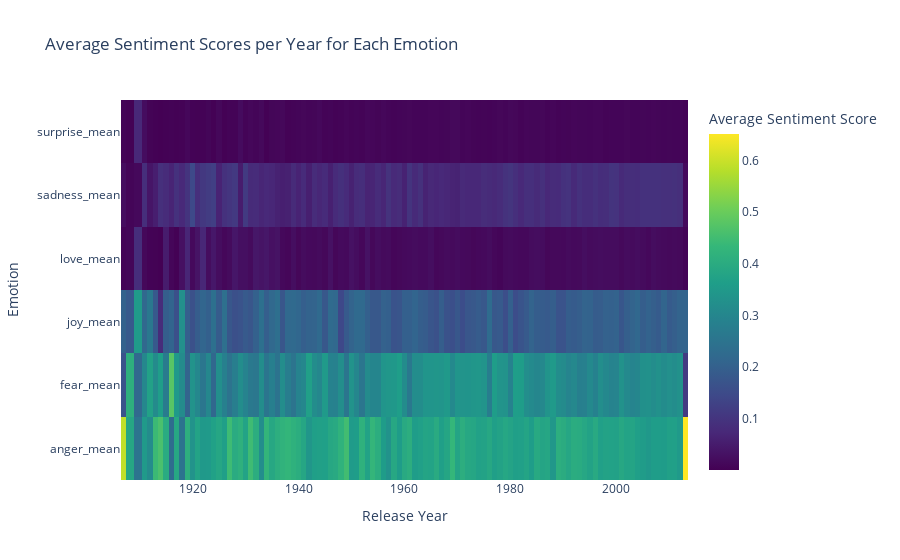

The cell this chart's notebook holds for it:
### Code cell
import plotly.graph_objects as go

# Group by 'Release date' and 'Emotion' and calculate the average of the mean score
heatmap_df = melted_df.groupby(['Emotion', 'Release date'])['Mean Score'].mean().reset_index()

# Pivot the dataframe to create a matrix for the heatmap
heatmap_matrix = heatmap_df.pivot(index='Emotion', columns='Release date', values='Mean Score')

# Create the heatmap
fig = go.Figure(data=go.Heatmap(
    z=heatmap_matrix.values,
    x=heatmap_matrix.columns,
    colorscale= 'Viridis',
    y=heatmap_matrix.index,
    colorbar_title='Average Sentiment Score'
))

# Update the layout
fig.update_layout(
    title='Average Sentiment Scores per Year for Each Emotion',
    xaxis_title='Release Year',
    yaxis_title='Emotion'
)

# Display the heatmap
fig.show()
fig.write_html("data/time_heatmap.html")

### Figure 1 — Plotly figure (JSON) as saved in the notebook; plotly's stock layout.template omitted (floating-point values rounded to 4 significant figures; data arrays with more than 128 entries replaced by an {"elided": "..."} marker saying what was removed)
{"data": [{"colorbar": {"title": {"text": "Average Sentiment Score"}}, "colorscale": [[0, "#440154"], [0.1111, "#482878"], [0.2222, "#3e4989"], [0.3333, "#31688e"], [0.4444, "#26828e"], [0.5556, "#1f9e89"], [0.6667, "#35b779"], [0.7778, "#6ece58"], [0.8889, "#b5de2b"], [1, "#fde725"]], "type": "heatmap", "x": ["1907-01-01T00:00:00", "1908-01-01T00:00:00", "1910-01-01T00:00:00", "1911-01-01T00:00:00", "1912-01-01T00:00:00", "1913-01-01T00:00:00", "1914-01-01T00:00:00", "1915-01-01T00:00:00", "1916-01-01T00:00:00", "1917-01-01T00:00:00", "1918-01-01T00:00:00", "1919-01-01T00:00:00", "1920-01-01T00:00:00", "1921-01-01T00:00:00", "1922-01-01T00:00:00", "1923-01-01T00:00:00", "1924-01-01T00:00:00", "1925-01-01T00:00:00", "1926-01-01T00:00:00", "1927-01-01T00:00:00", "1928-01-01T00:00:00", "1929-01-01T00:00:00", "1930-01-01T00:00:00", "1931-01-01T00:00:00", "1932-01-01T00:00:00", "1933-01-01T00:00:00", "1934-01-01T00:00:00", "1935-01-01T00:00:00", "1936-01-01T00:00:00", "1937-01-01T00:00:00", "1938-01-01T00:00:00", "1939-01-01T00:00:00", "1940-01-01T00:00:00", "1941-01-01T00:00:00", "1942-01-01T00:00:00", "1943-01-01T00:00:00", "1944-01-01T00:00:00", "1945-01-01T00:00:00", "1946-01-01T00:00:00", "1947-01-01T00:00:00", "1948-01-01T00:00:00", "1949-01-01T00:00:00", "1950-01-01T00:00:00", "1951-01-01T00:00:00", "1952-01-01T00:00:00", "1953-01-01T00:00:00", "1954-01-01T00:00:00", "1955-01-01T00:00:00", "1956-01-01T00:00:00", "1957-01-01T00:00:00", "1958-01-01T00:00:00", "1959-01-01T00:00:00", "1960-01-01T00:00:00", "1961-01-01T00:00:00", "1962-01-01T00:00:00", "1963-01-01T00:00:00", "1964-01-01T00:00:00", "1965-01-01T00:00:00", "1966-01-01T00:00:00", "1967-01-01T00:00:00", "1968-01-01T00:00:00", "1969-01-01T00:00:00", "1970-01-01T00:00:00", "1971-01-01T00:00:00", "1972-01-01T00:00:00", "1973-01-01T00:00:00", "1974-01-01T00:00:00", "1975-01-01T00:00:00", "1976-01-01T00:00:00", "1977-01-01T00:00:00", "1978-01-01T00:00:00", "1979-01-01T00:00:00", "1980-01-01T00:00:00", "1981-01-01T00:00:00", "1982-01-01T00:00:00", "1983-01-01T00:00:00", "1984-01-01T00:00:00", "1985-01-01T00:00:00", "1986-01-01T00:00:00", "1987-01-01T00:00:00", "1988-01-01T00:00:00", "1989-01-01T00:00:00", "1990-01-01T00:00:00", "1991-01-01T00:00:00", "1992-01-01T00:00:00", "1993-01-01T00:00:00", "1994-01-01T00:00:00", "1995-01-01T00:00:00", "1996-01-01T00:00:00", "1997-01-01T00:00:00", "1998-01-01T00:00:00", "1999-01-01T00:00:00", "2000-01-01T00:00:00", "2001-01-01T00:00:00", "2002-01-01T00:00:00", "2003-01-01T00:00:00", "2004-01-01T00:00:00", "2005-01-01T00:00:00", "2006-01-01T00:00:00", "2007-01-01T00:00:00", "2008-01-01T00:00:00", "2009-01-01T00:00:00", "2010-01-01T00:00:00", "2011-01-01T00:00:00", "2012-01-01T00:00:00", "2013-01-01T00:00:00"], "y": ["anger_mean", "fear_mean", "joy_mean", "love_mean", "sadness_mean", "surprise_mean"], "z": {"elided": "6x106 float values"}}], "layout": {"title": {"text": "Average Sentiment Scores per Year for Each Emotion"}, "xaxis": {"title": {"text": "Release Year"}}, "yaxis": {"title": {"text": "Emotion"}}}}
